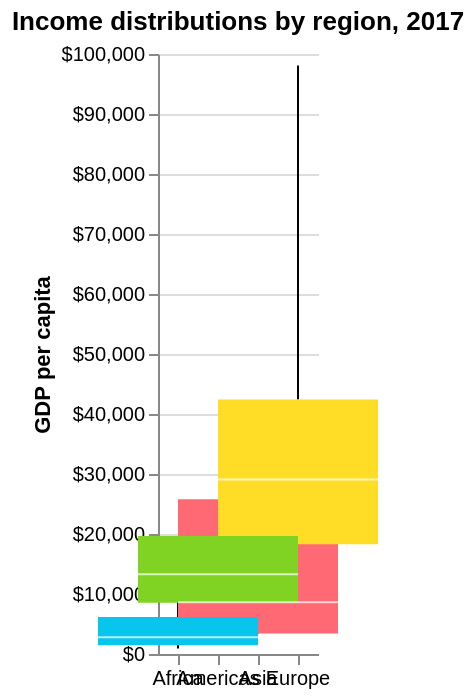

The specification (Vega-Lite) saved for this image:
### Vega-Lite specification from a JSON file in a GitHub repository (floating-point values rounded to 4 significant figures; data arrays with more than 128 entries replaced by an {"elided": "..."} marker saying what was removed)
{"$schema": "https://vega.github.io/schema/vega-lite/v5.json", "description": "Boxplot", "width": "container", "title": {"text": "Income distributions by region, 2017"}, "data": {"values": {"elided": "2618 records"}, "format": {"parse": {"year": "string"}}}, "transform": [{"filter": {"field": "year", "equal": "2017"}}], "mark": {"type": "boxplot", "extent": "min-max"}, "encoding": {"x": {"field": "region", "type": "nominal", "axis": {"labelAngle": 0, "title": null}}, "y": {"field": "gdpPercap", "type": "quantitative", "axis": {"title": "GDP per capita", "format": "$,.0f"}}, "size": {"value": 80}, "color": {"field": "region", "type": "nominal", "scale": {"domain": ["Africa", "Americas", "Asia", "Europe"], "range": ["#08C5ED", "#80D322", "#FF6973", "#FFDC25"]}, "legend": null}}, "config": {"axis": {"domainColor": "none"}, "style": {"cell": {"stroke": "transparent"}}}}
